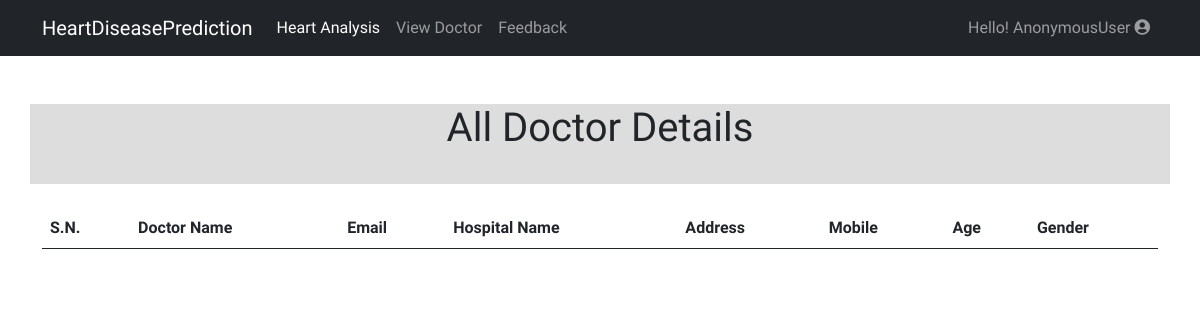
/DoctorList/, run on an earlier commit of the app's database.
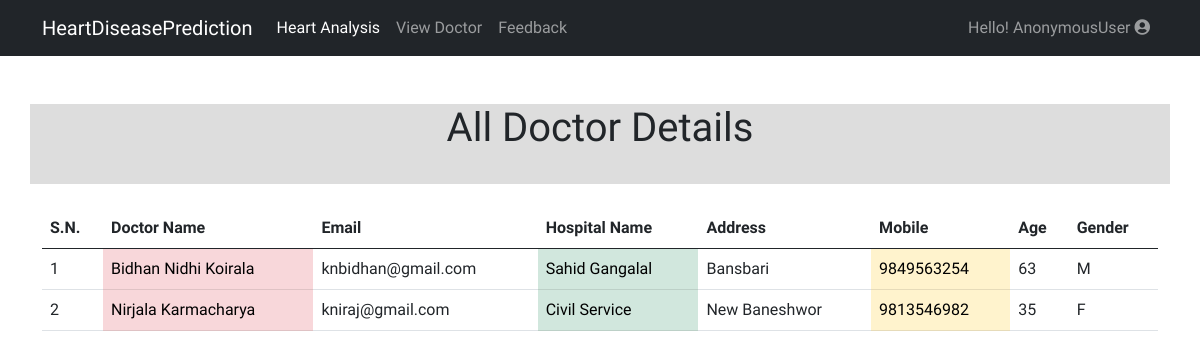
And on a later commit of the database.
### prediction/models.py (models this page shows, shortened)
class Doctor(models.Model):
    boolChoice = (
        ("M", "Male"), ("F", "Female")
    )
    name = models.CharField(max_length=50)
    email = models.EmailField()
    address = models.CharField(max_length=50)
    mobile = models.CharField(max_length=12)
    age = models.IntegerField()
    hospital_name = models.CharField(max_length=100, blank=True, null=True)
    gender = models.CharField(max_length=1, choices=boolChoice)

### prediction/views.py (the view)
# urls.py: path('DoctorList/', DoctorList, name='DoctorList'),
def DoctorList(request):
    all_lists = Doctor.objects.all().order_by('name')
    return render(request, 'doctor_list.html', {'posts': all_lists})

### templates/doctor_list.html (shortened to what this page needs)
{% extends 'base.html' %} {% block body %}
<nav
  class="navbar navbar-expand-lg navbar-dark bg-dark"
  style="top: 0; position: sticky"
>
  <div class="container">
    <a href="{% url 'home' %}" class="navbar-brand">HeartDiseasePrediction</a>
    <div class="collapse navbar-collapse" id="navbarSupportedContent">
      <ul class="navbar-nav me-auto mb-2 mb-lg-0">
        <li class="nav-item">
          <a class="nav-link active" aria-current="page" href="{% url 'home' %}"
            >Heart Analysis</a
          >
        </li>
        <li class="nav-item">
          <a class="nav-link" href="{% url 'DoctorList'%}">View Doctor</a>
        </li>
        <li class="nav-item">
          <a class="nav-link" href="#">Feedback</a>
        </li>
      </ul>
      <ul class="navbar-nav">
        <li class="nav-item dropdown">
          <a
            class="nav-link dropdown-toggle"
            role="button"
            data-bs-toggle="dropdown"
            aria-expanded="false"
          >
            <div class="white-color hover-orange size-24px">
              <span> Hello! {{ user }}</span>
              <i class="fa fa-user-circle"></i>
            </div>
          </a>
        </li>
      </ul>
    </div>
  </div>
</nav>
<div class="jumbotron jumbotron-fluid mt-5">
  <div class="container jumbo">
    <h1 class="display-6">All Doctor Details</h1>
  </div>
</div>
<div class="container form mt-4">
  <div class="col-12">
    <table class="table table-hover">
      <thead>
        <tr>
          <th scope="col"><b>S.N.</b></th>
          <th scope="col"><b>Doctor Name</b></th>
          <th scope="col"><b>Email</b></th>
          <th scope="col"><b>Hospital Name</b></th>
          <th scope="col"><b>Address</b></th>
          <th scope="col"><b>Mobile</b></th>
          <th scope="col"><b>Age</b></th>
          <th scope="col"><b>Gender</b></th>
        </tr>
      </thead>
      <tbody>
        {% for post in posts %}
        <tr>
          <th scope="row">{{forloop.counter}}</th>
          <td class="table-danger">{{post.name}}</td>
          <td>{{post.email}}</td>
          <td class="table-success">{{post.hospital_name}}</td>
          <td>{{post.address}}</td>
          <td class="table-warning">{{post.mobile}}</td>
          <td>{{post.age}}</td>
          <td>{{post.gender}}</td>
        </tr>
        {% endfor %}
      </tbody>
    </table>
  </div>
</div>
{% endblock %}

### templates/base.html (shortened to what this page needs)
{% load static %}
<!DOCTYPE html>
<html lang="en">
  <head>
    <link
      href="https://cdn.jsdelivr.net/npm/bootstrap@5.0.2/dist/css/bootstrap.min.css"
      rel="stylesheet"
    />
    <link
      rel="stylesheet"
      href="https://cdnjs.cloudflare.com/ajax/libs/aos/2.3.4/aos.css"
    />
    <link
      rel="stylesheet"
      href="https://pro.fontawesome.com/releases/v5.10.0/css/all.css"
    />
    <link rel="stylesheet" href="{% static 'css/style.css' %}" />
  </head>
  <body>
    {% block body %} {% endblock %}
  </body>
</html>

### static/css/style.css (style rules this page uses)
:root { --blue: #426579; --black:#354046; }
* { font-family: 'Raleway', sans-serif; margin: 0; padding: 0; box-sizing: border-box; text-decoration: none !important; font-weight: 400; transition: all .2s linear; }

### templates/base.html (style rules this page uses)
* { margin: 0; padding: 0; box-sizing: border-box; font-family: "Raleway", sans-serif; }

### templates/doctor_list.html (style rules this page uses)
.form { display: flex; justify-content: center; }
.jumbo { background: #dddddd; height: 80px; text-align: center; }
.dropdown-toggle::after { content: none; }

What changed in the data, as far as the page shows it:
added Doctor: name "Bidhan Nidhi Koirala", email "knbidhan@gmail.com", hospital_name "Sahid Gangalal", address "Bansbari", mobile "9849563254", age "63", gender "M"
added Doctor: name "Nirjala Karmacharya", email "kniraj@gmail.com", hospital_name "Civil Service", address "New Baneshwor", mobile "9813546982", age "35", gender "F"
